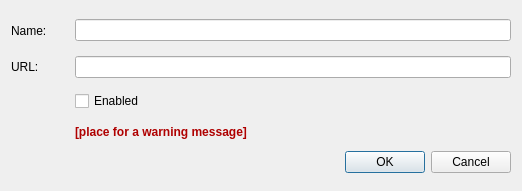
<ui version="4.0" >
 <author>Matthew Perry, Borys Jurgiel</author>
 <class>QgsPluginInstallerRepositoryDetailsDialog</class>
 <widget class="QDialog" name="QgsPluginInstallerRepositoryDetailsDialog" >
  <property name="geometry" >
   <rect>
    <x>0</x>
    <y>0</y>
    <width>522</width>
    <height>191</height>
   </rect>
  </property>
  <property name="sizePolicy" >
   <sizepolicy vsizetype="Preferred" hsizetype="Preferred" >
    <horstretch>0</horstretch>
    <verstretch>0</verstretch>
   </sizepolicy>
  </property>
  <property name="windowTitle" >
   <string>Repository details</string>
  </property>
  <property name="windowIcon" >
   <iconset resource="resources.qrc" >:/plugins/installer/qgis-icon.png</iconset>
  </property>
  <property name="statusTip" >
   <string/>
  </property>
  <property name="whatsThis" >
   <string/>
  </property>
  <layout class="QGridLayout" >
   <item row="0" column="0" >
    <widget class="QLabel" name="label" >
     <property name="sizePolicy" >
      <sizepolicy vsizetype="Preferred" hsizetype="Fixed" >
       <horstretch>0</horstretch>
       <verstretch>0</verstretch>
      </sizepolicy>
     </property>
     <property name="text" >
      <string>Name:</string>
     </property>
    </widget>
   </item>
   <item row="0" column="1" >
    <spacer>
     <property name="orientation" >
      <enum>Qt::Horizontal</enum>
     </property>
     <property name="sizeType" >
      <enum>QSizePolicy::Fixed</enum>
     </property>
     <property name="sizeHint" >
      <size>
       <width>16</width>
       <height>27</height>
      </size>
     </property>
    </spacer>
   </item>
   <item row="0" column="2" colspan="2" >
    <widget class="QLineEdit" name="editName" >
     <property name="toolTip" >
      <string>Enter a name for the repository</string>
     </property>
     <property name="whatsThis" >
      <string>Enter a name for the repository</string>
     </property>
    </widget>
   </item>
   <item row="1" column="0" >
    <widget class="QLabel" name="label_2" >
     <property name="text" >
      <string>URL:</string>
     </property>
    </widget>
   </item>
   <item row="1" column="2" colspan="2" >
    <widget class="QLineEdit" name="editURL" >
     <property name="toolTip" >
      <string>Enter the repository URL, beginning with "http://"</string>
     </property>
     <property name="whatsThis" >
      <string>Enter the repository URL, beginning with "http://"</string>
     </property>
     <property name="text" >
      <string/>
     </property>
    </widget>
   </item>
   <item row="2" column="2" >
    <widget class="QCheckBox" name="checkBoxEnabled" >
     <property name="enabled" >
      <bool>true</bool>
     </property>
     <property name="sizePolicy" >
      <sizepolicy vsizetype="Fixed" hsizetype="Fixed" >
       <horstretch>0</horstretch>
       <verstretch>0</verstretch>
      </sizepolicy>
     </property>
     <property name="toolTip" >
      <string>Enable or disable the repository (disabled repositories will be omitted)</string>
     </property>
     <property name="whatsThis" >
      <string>Enable or disable the repository (disabled repositories will be omitted)</string>
     </property>
     <property name="text" >
      <string>Enabled</string>
     </property>
     <property name="checked" >
      <bool>false</bool>
     </property>
    </widget>
   </item>
   <item row="2" column="3" >
    <spacer>
     <property name="orientation" >
      <enum>Qt::Horizontal</enum>
     </property>
     <property name="sizeType" >
      <enum>QSizePolicy::Fixed</enum>
     </property>
     <property name="sizeHint" >
      <size>
       <width>351</width>
       <height>23</height>
      </size>
     </property>
    </spacer>
   </item>
   <item row="3" column="2" colspan="2" >
    <widget class="QLabel" name="labelInfo" >
     <property name="enabled" >
      <bool>true</bool>
     </property>
     <property name="sizePolicy" >
      <sizepolicy vsizetype="Fixed" hsizetype="Expanding" >
       <horstretch>0</horstretch>
       <verstretch>0</verstretch>
      </sizepolicy>
     </property>
     <property name="palette" >
      <palette>
       <active>
        <colorrole role="WindowText" >
         <brush brushstyle="SolidPattern" >
          <color alpha="255" >
           <red>175</red>
           <green>0</green>
           <blue>0</blue>
          </color>
         </brush>
        </colorrole>
       </active>
       <inactive>
        <colorrole role="WindowText" >
         <brush brushstyle="SolidPattern" >
          <color alpha="255" >
           <red>175</red>
           <green>0</green>
           <blue>0</blue>
          </color>
         </brush>
        </colorrole>
       </inactive>
       <disabled>
        <colorrole role="WindowText" >
         <brush brushstyle="SolidPattern" >
          <color alpha="255" >
           <red>128</red>
           <green>128</green>
           <blue>128</blue>
          </color>
         </brush>
        </colorrole>
       </disabled>
      </palette>
     </property>
     <property name="font" >
      <font>
       <weight>75</weight>
       <bold>true</bold>
      </font>
     </property>
     <property name="frameShape" >
      <enum>QFrame::NoFrame</enum>
     </property>
     <property name="text" >
      <string>[place for a warning message]</string>
     </property>
    </widget>
   </item>
   <item row="5" column="0" colspan="4" >
    <widget class="QDialogButtonBox" name="buttonBox" >
     <property name="orientation" >
      <enum>Qt::Horizontal</enum>
     </property>
     <property name="standardButtons" >
      <set>QDialogButtonBox::Cancel|QDialogButtonBox::NoButton|QDialogButtonBox::Ok</set>
     </property>
    </widget>
   </item>
  </layout>
 </widget>
 <resources>
  <include location="resources.qrc" />
 </resources>
 <connections>
  <connection>
   <sender>buttonBox</sender>
   <signal>accepted()</signal>
   <receiver>QgsPluginInstallerRepositoryDetailsDialog</receiver>
   <slot>accept()</slot>
   <hints>
    <hint type="sourcelabel" >
     <x>257</x>
     <y>207</y>
    </hint>
    <hint type="destinationlabel" >
     <x>157</x>
     <y>216</y>
    </hint>
   </hints>
  </connection>
  <connection>
   <sender>buttonBox</sender>
   <signal>rejected()</signal>
   <receiver>QgsPluginInstallerRepositoryDetailsDialog</receiver>
   <slot>reject()</slot>
   <hints>
    <hint type="sourcelabel" >
     <x>325</x>
     <y>207</y>
    </hint>
    <hint type="destinationlabel" >
     <x>286</x>
     <y>216</y>
    </hint>
   </hints>
  </connection>
 </connections>
</ui>
